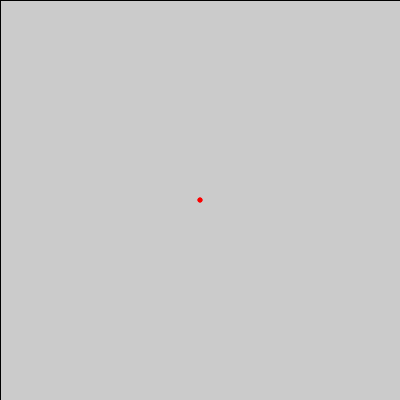
Frame 1 (no input)
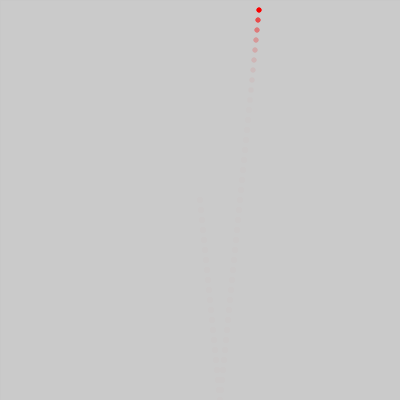
Frame 60 (the mouse pressed at the canvas centre just before this capture)
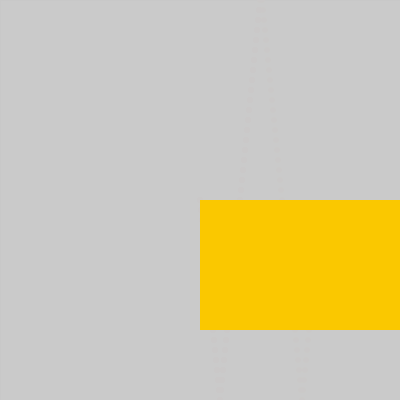
Frame 120 (the mouse held since frame 60 and released just before this capture)

The Processing sketch that drew these frames (run headless with seeded random() and noise(); from frame 60 on, the mouse is pressed at the canvas centre):

// Processing sketch: processing_48228
// ── processing_48228.pde

int x = 0;
int y=0;
int a=10;
int b=10;
int rad=b/2;
 
int grandezza=5;
  
int x1 = 200;
int y1 = 200;
  
int speedX=1;
int speedY=2;
  
int speedX1 =1;
int speedY1 = 10;
 
void setup(){
  size (400,400);
  smooth();
}
void draw(){
  fill (200,95);
  rect (0,0,400,400);
   
    if (x1>=width || x1<0) {
    speedX1 = speedX1 * -1;
  }
   
   if ( y1>=height || y1<0) {
    speedY1=speedY1 *-1;
     }
         
    noStroke();
    fill(250,mouseY,0);
      ellipse (x1, y1, grandezza, grandezza);
      ellipse (x1, y1, grandezza, grandezza);
    x1=x1+speedX1;
    y1=y1+speedY1;
     
    if (mousePressed == true) {
    a=a+3;
    b=b+2;
    rect (200,200,mouseY,b);
  }
   
float d= dist (x1,y1,200,200);
if (d<a/2){
  grandezza=0;
}
}
void mouseReleased() {
  a=0;
  b=0;
}
 
